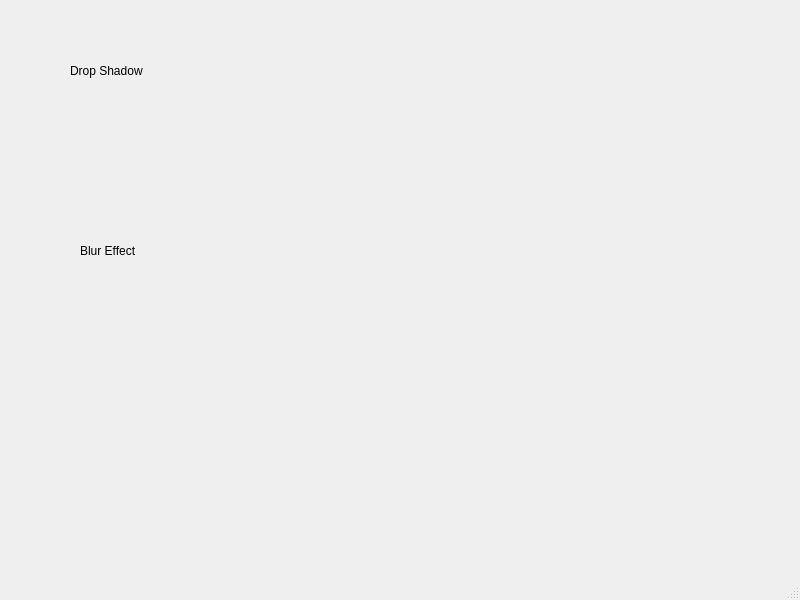
<?xml version="1.0" encoding="UTF-8"?>
<ui version="4.0">
 <class>MainWindow</class>
 <widget class="QMainWindow" name="MainWindow">
  <property name="geometry">
   <rect>
    <x>0</x>
    <y>0</y>
    <width>800</width>
    <height>600</height>
   </rect>
  </property>
  <property name="windowTitle">
   <string>MainWindow</string>
  </property>
  <property name="styleSheet">
   <string notr="true">#butterfly
{
	border-image: url(:/images/butterfly.png)
}</string>
  </property>
  <widget class="QWidget" name="centralwidget">
   <widget class="QLabel" name="label">
    <property name="geometry">
     <rect>
      <x>70</x>
      <y>40</y>
      <width>241</width>
      <height>61</height>
     </rect>
    </property>
    <property name="text">
     <string>Drop Shadow</string>
    </property>
   </widget>
   <widget class="QLabel" name="label_2">
    <property name="geometry">
     <rect>
      <x>80</x>
      <y>220</y>
      <width>241</width>
      <height>61</height>
     </rect>
    </property>
    <property name="text">
     <string>Blur Effect</string>
    </property>
   </widget>
   <widget class="QWidget" name="tux" native="true">
    <property name="geometry">
     <rect>
      <x>180</x>
      <y>120</y>
      <width>120</width>
      <height>80</height>
     </rect>
    </property>
    <property name="styleSheet">
     <string notr="true">border-image: url(:/images/tux.png);</string>
    </property>
   </widget>
   <widget class="QWidget" name="butterfly" native="true">
    <property name="geometry">
     <rect>
      <x>360</x>
      <y>110</y>
      <width>120</width>
      <height>80</height>
     </rect>
    </property>
   </widget>
  </widget>
  <widget class="QMenuBar" name="menubar">
   <property name="geometry">
    <rect>
     <x>0</x>
     <y>0</y>
     <width>800</width>
     <height>21</height>
    </rect>
   </property>
  </widget>
  <widget class="QStatusBar" name="statusbar"/>
 </widget>
 <resources/>
 <connections/>
</ui>
